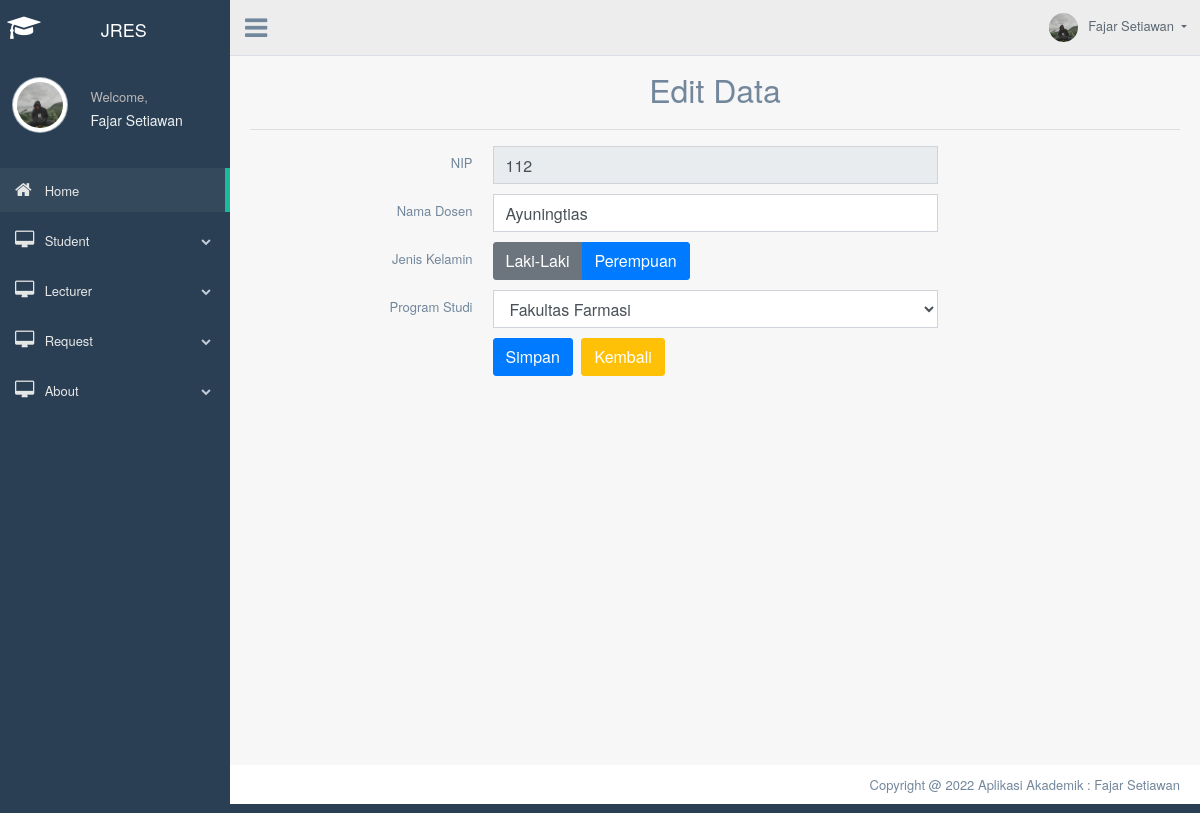
The page /index.php?page=edit_dsn&Nip=112 (signed in) on the database its author committed.
### tables this page shows
CREATE TABLE `dosen` (
  `Nip` int(255) NOT NULL,
  `Nama_Dsn` varchar(255) DEFAULT NULL,
  `Jenis_Kelamin` varchar(255) DEFAULT NULL,
  `Program_Studi` varchar(255) DEFAULT NULL,
  `created_by` varchar(255) DEFAULT NULL,
  `created_date` datetime DEFAULT NULL,
  `modified_by` varchar(255) DEFAULT NULL,
  `modified_date` datetime DEFAULT NULL
);

### editLecturer.php (the view, shortened to what this page needs)
<?php include('config.php'); ?>
	<div class="container" style="margin-top:20px">
		<center><font size="6">Edit Data</font></center>
		<hr>
		<?php
		if(isset($_GET['Nip'])){
			$Nip = $_GET['Nip'];
			$select = mysqli_query($koneksi, "SELECT * FROM dosen WHERE Nip='$Nip'") or die(mysqli_error($koneksi));
			if(mysqli_num_rows($select) == 0){
				echo '<div class="alert alert-warning">ID tidak ada dalam database.</div>';
				exit();
			}else{
				$data = mysqli_fetch_assoc($select);
			}
		}
		?>
		<form action="index.php?page=edit_dsn&id=<?php echo $id; ?>" method="post">
			<div class="item form-group">
				<label class="col-form-label col-md-3 col-sm-3 label-align">NIP</label>
				<div class="col-md-6 col-sm-6">
					<input type="text" name="Nip" class="form-control" size="4" value="<?php echo $data['Nip']; ?>" readonly required>
				</div>
			</div>
			<div class="item form-group">
				<label class="col-form-label col-md-3 col-sm-3 label-align">Nama Dosen</label>
				<div class="col-md-6 col-sm-6">
					<input type="text" name="Nama_Dsn" class="form-control" value="<?php echo $data['Nama_Dsn']; ?>" required>
				</div>
			</div>
			<div class="item form-group">
				<label class="col-form-label col-md-3 col-sm-3 label-align">Jenis Kelamin</label>
				<div class="col-md-6 col-sm-6 ">
					<div class="btn-group" data-toggle="buttons">
						<label class="btn btn-secondary" data-toggle-class="btn-primary" data-toggle-passive-class="btn-default">
							<input type="radio" class="join-btn" name="Jenis_Kelamin" value="Laki-Laki" <?php if($data['Jenis_Kelamin'] == 'Laki-Laki'){ echo 'checked'; } ?> required>Laki-Laki
						</label>
						<label class="btn btn-primary" data-toggle-class="btn-primary" data-toggle-passive-class="btn-default">
							<input type="radio" class="join-btn" name="Jenis_Kelamin" value="Perempuan" <?php if($data['Jenis_Kelamin'] == 'Perempuan'){ echo 'checked'; } ?> required>Perempuan
						</label>
					</div>
				</div>
			</div>
			<div class="item form-group">
				<label class="col-form-label col-md-3 col-sm-3 label-align">Program Studi</label>
				<div class="col-md-6 col-sm-6">
					<select name="Program_Studi" class="form-control" required>
						<option value="Fakultas Farmasi" <?php if($data['Program_Studi'] == 'Fakultas Farmasi'){ echo 'selected'; } ?>>Fakultas Farmasi</option>
					</select>
				</div>
			</div>
			<div class="item form-group">
				<div class="col-md-6 col-sm-6 offset-md-3">
					<input type="submit" name="submit" class="btn btn-primary" value="Simpan">
					<a href="index.php?page=tampil_dsn" class="btn btn-warning">Kembali</a>
				</div>
			</div>
		</form>
	</div>

### rows shown on the page
dosen: Nip "112", Nama_Dsn "Ayuningtias", Program_Studi "Fakultas Farmasi"
